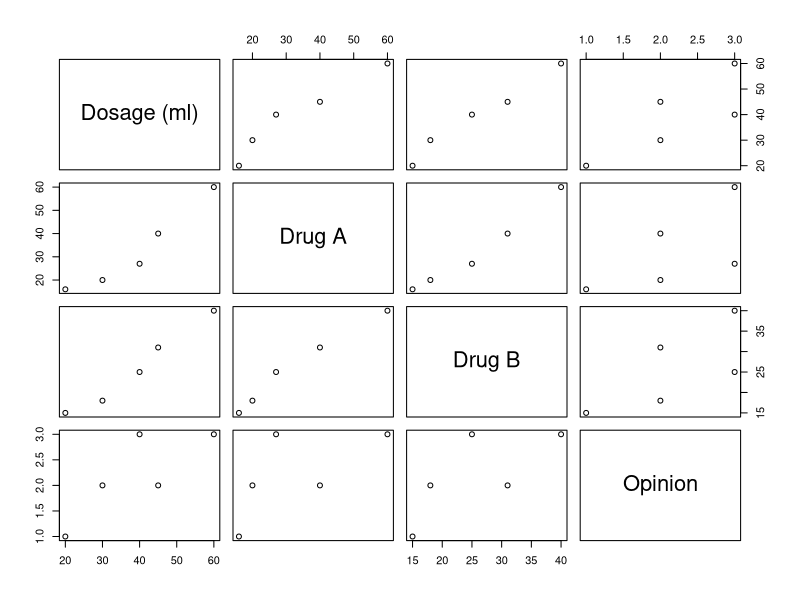
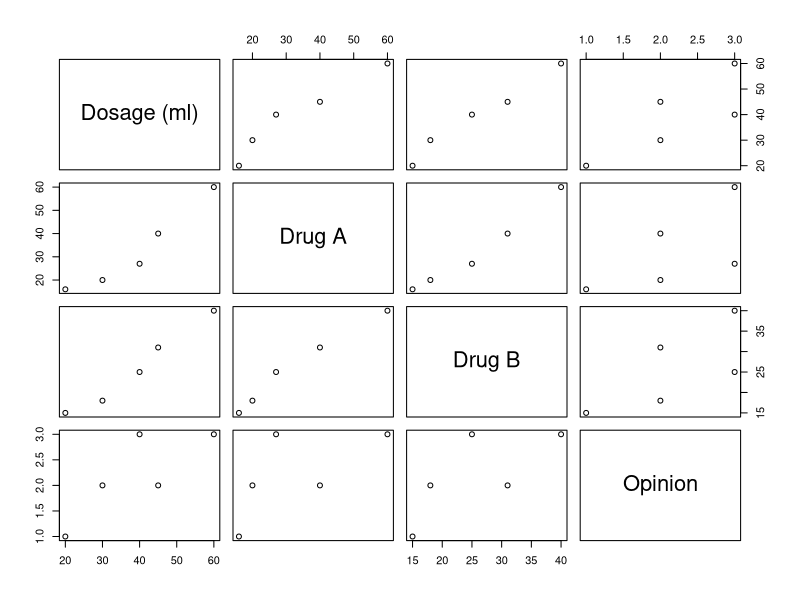
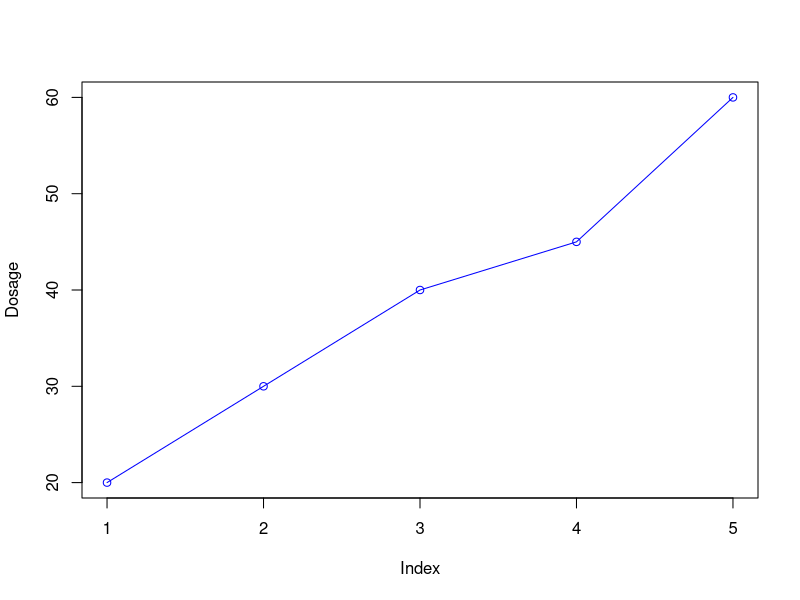
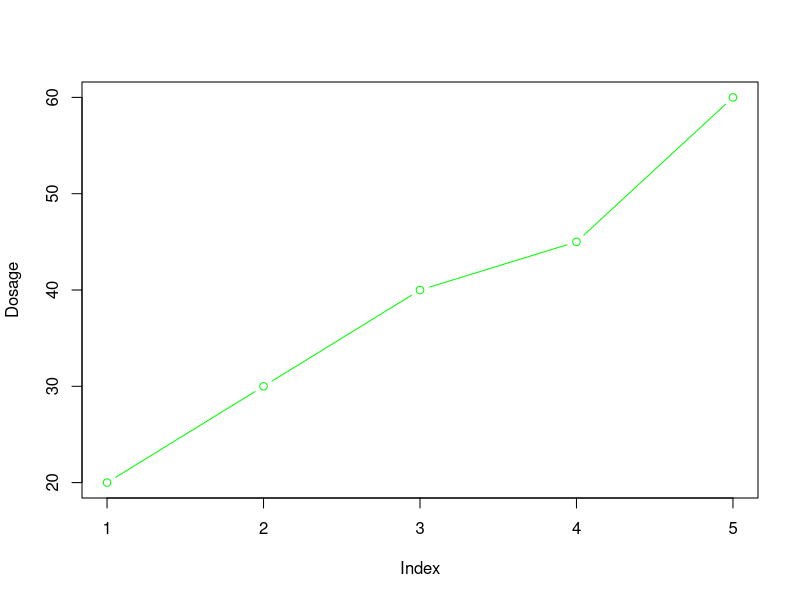

Generate these figures, in order, with R:
Dosage<- c(20,30,40,45,60)
DrugA<- c(16,20,27,40,60)
DrugB <- c(15,18,25,31,40)
Opinion <- c("Excellent", "No effect","Some effect", "No effect", "Some effect")

drug<- data.frame(Dosage,DrugA,DrugB,Opinion)
drug
View(drug)

names(drug)[1] <- "Dosage (ml)"
names(drug)[2] <- "Drug A"
names(drug)[3] <- "Drug B"
View(drug)
plot(drug)
#plotting in the separate windows
windows(20,10)
plot(drug)

plot(Dosage, type = "o", col = "blue")
plot(Dosage, type = "b", col = "green")
